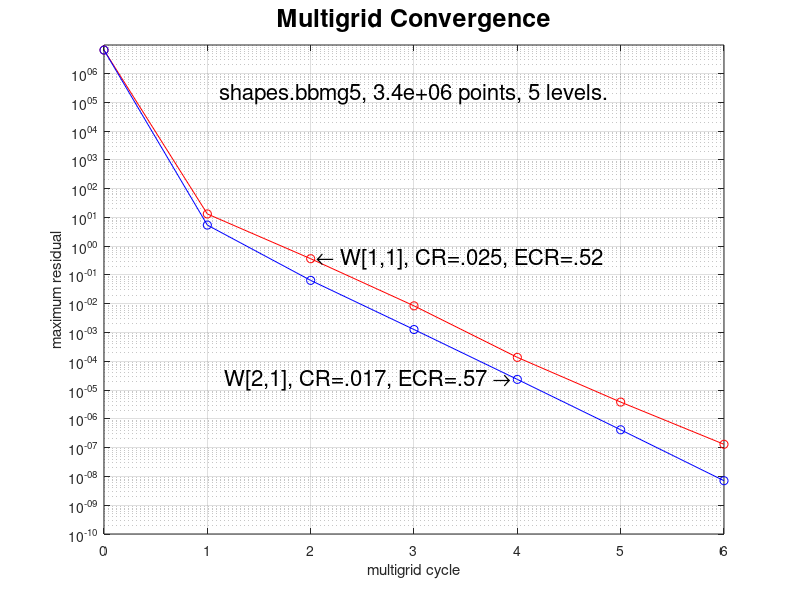

MATLAB code to generate this figure:
t=[0 1 2 3 4 5 6 ];
defect=[6.486e+06 1.315e+01 3.660e-01 8.447e-03 1.368e-04 3.828e-06 1.308e-07 ];
t2=[0 1 2 3 4 5 6 ];
defect2=[6.486e+06 5.399e+00 6.471e-02 1.270e-03 2.351e-05 4.176e-07 7.102e-09 ];
clf
set(gca,'FontSize',16);
plot(t,defect,'r-o',t2,defect2,'b-o');
title('Multigrid Convergence','FontSize',18);
ylabel('maximum residual');
xlabel('multigrid cycle');
set(gca,'YScale','log');
grid on
yMax=max(defect(1),defect2(1))*1.5;
yMin=1.e-10;
set(gca,'YLim',[yMin yMax]);

yPos=yMax/50.;
text((t(1)+t(7))/2.,yPos,'shapes.bbmg5, 3.4e+06 points, 5 levels.','Fontsize',16,'HorizontalAlignment','center');

% pause
% print -deps2 residual.eps


% print -deps2 residual.shapesW.bbmg5.eps
% print -depsc2 residual.shapesW.bbmg5.eps

text(t(3),defect(3),' \leftarrow W[1,1], CR=.025, ECR=.52','HorizontalAlignment','left','FontSize',16);
text(t2(5),defect2(5),'W[2,1], CR=.017, ECR=.57 \rightarrow ','HorizontalAlignment','right','FontSize',16);

% legend('Grid: shapes.bbmg5. 04/01/13','BC: DDDD+PPDI+PPDI+PPDI....','Second-order accurate.','3.4e+06 points. 5 levels.','CR=0.025, ECR=0.52, W[1,1]');
% legend('Grid: shapes.bbmg5. 04/01/13','BC: DDDD+PPDI+PPDI+PPDI....','Second-order accurate.','3.4e+06 points. 5 levels.','CR=0.017, ECR=0.57, W[2,1]');

% F[1,1]: legend('Grid: shapes.bbmg5. 03/07/19','BC: DDDD+PPDI+PPDI+PPDI....','Second-order accurate.','3.4e+06 points. 5 levels.','CR=0.023, ECR=0.49, F[1,1]');
% F[2,1]: legend('Grid: shapes.bbmg5. 03/07/19','BC: DDDD+PPDI+PPDI+PPDI....','Second-order accurate.','3.4e+06 points. 5 levels.','CR=0.017, ECR=0.53, F[2,1]');
